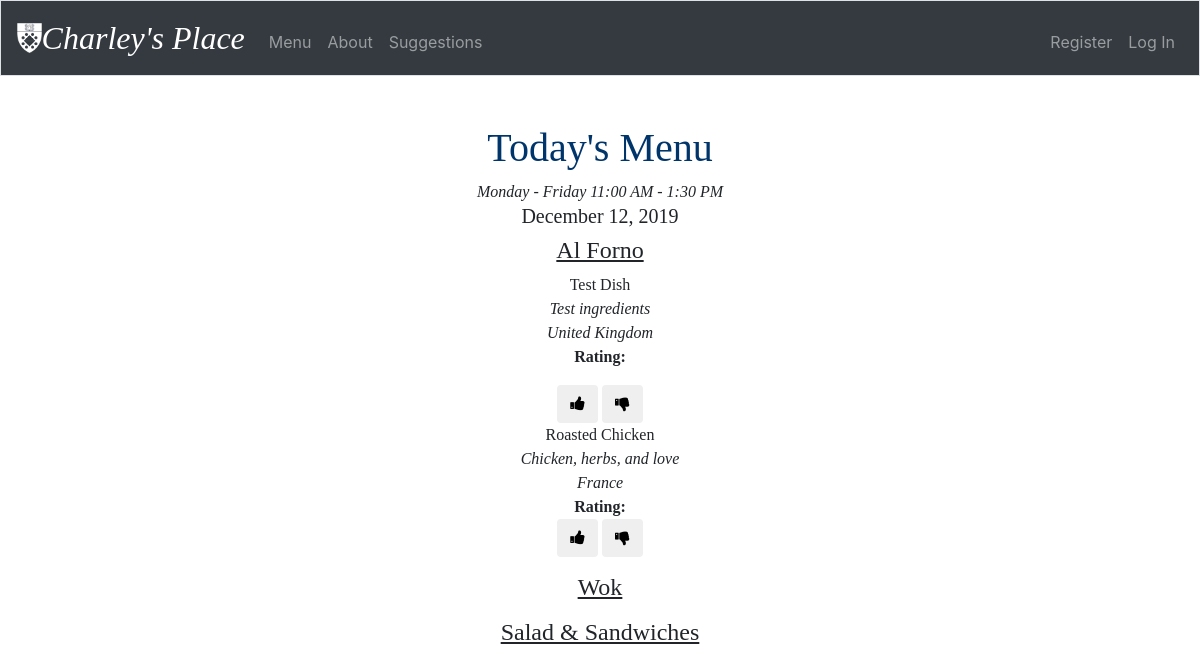
Page /home on the earlier database version.
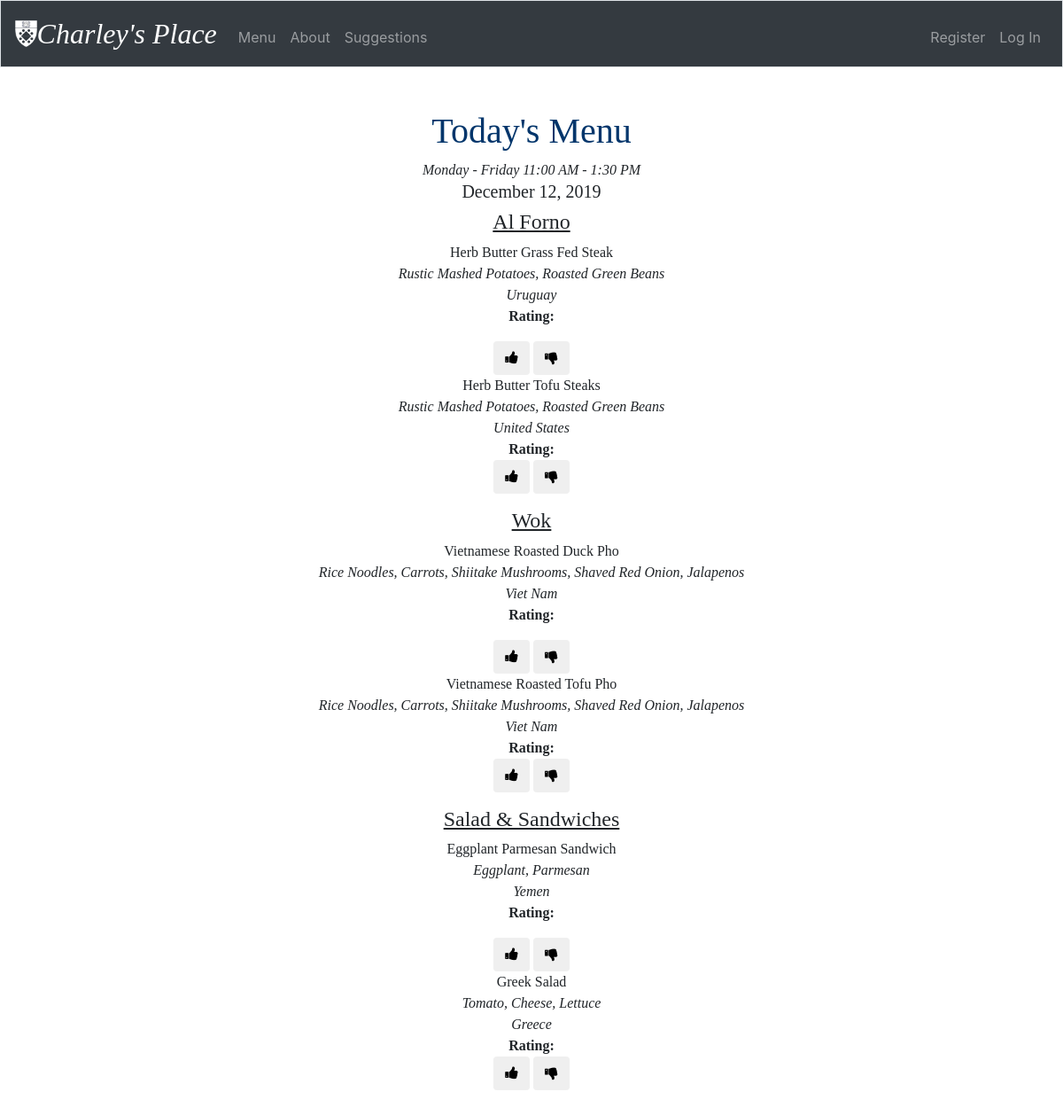
Same page on the later database version.
### tables this page shows
CREATE TABLE 'dishes' ('ID' integer PRIMARY KEY AUTOINCREMENT NOT NULL, 'name' text NOT NULL, 'ingredients' text NOT NULL, 'type' text NOT NULL, 'country_of_origin' text NOT NULL, 'avg_rating' numeric, 'count_reviews' integer, 'creation_date'  date DEFAULT CURRENT_DATE  , 'creation_timestamp'  timestamp DEFAULT CURRENT_TIMESTAMP  , 'likes' INTEGER DEFAULT 0, 'dislikes' INTEGER DEFAULT 0);

### application.py (the view)
@app.route("/home", methods=["GET", "POST"])
def home():
    if request.method == "GET":
        menu = db.execute("SELECT * FROM dishes WHERE ID IN (SELECT dish_ID FROM menu_details WHERE menu_ID IN(SELECT MAX(menu_ID) FROM menu_details))")
        today = datetime.date.today().strftime("%B %d, %Y")
        return render_template("home.html", menu = menu, today = today)
    else:
        rating = request.form.get('rating')
        print(rating[0])
        print(rating)
        return redirect("/complete")

### application.py (called while the page is built)
@app.after_request
def after_request(response):
    response.headers["Cache-Control"] = "no-cache, no-store, must-revalidate"
    response.headers["Expires"] = 0
    response.headers["Pragma"] = "no-cache"
    return response

### templates/home.html (shortened to what this page needs)
{% extends "layout.html" %}
{% block main %}
<h1 class="title">Today's Menu</h1>
<section class ="menu">
<i>Monday - Friday 11:00 AM - 1:30 PM</i>
<h5>{{ today }}</h5>
<h4>Al Forno</h4>
<p>
    {% for row in menu %}
        {% if row['type'] == 'Al Forno' %}
            {{ row['name'] }}
            <br>
            <i>
            {{ row['ingredients'] }}
            <br>
            {{ row['country_of_origin'] }}
            </i>
            <br>
            <b>Rating:</b>
            <form method="post" action="/complete">
            <button type="submit" onclick="like()" input id="likebutton" name=like value={{ row['ID'] }} class="btn like_button"><i class="fa fa-thumbs-up"></i></button>
            <button type="submit" onclick="dislike()" input id="dislikebutton" name=dislike value={{ row['ID'] }} class="btn dislike_button"><i class="fa fa-thumbs-down"></i></button>
            </form>
        {% endif %}
        {% endfor %}
</p>
<h4>Wok</h4>
<p>
    {% for row in menu %}
        {% if row['type'] == 'Wok' %}
            {{ row['name'] }}
            <br>
            <i>
            {{ row['ingredients'] }}
            <br>
            {{ row['country_of_origin'] }}
            </i>
            <br>
            <b>Rating:</b>
            <form method="post" action="/complete">
            <button type="submit" onclick="like()" input id="likebutton" name=like value={{ row['ID'] }} class="btn like_button"><i class="fa fa-thumbs-up"></i></button>
            <button type="submit" onclick="dislike()" input id="dislikebutton" name=dislike value={{ row['ID'] }} class="btn dislike_button"><i class="fa fa-thumbs-down"></i></button>
            </form>
        {% endif %}
    {% endfor %}
</p>
<h4>Salad & Sandwiches</h4>
<p>
    {% for row in menu %}
        {% if row['type'] == 'Salad & Sandwiches' %}
            {{ row['name'] }}
            <br>
            <i>
            {{ row['ingredients'] }}
            <br>
            {{ row['country_of_origin'] }}
            </i>
            <br>
            <b>Rating:</b>
            <form method="post" action="/complete">
            <button type="submit" onclick="like()" input id="likebutton" name=like value={{ row['ID'] }} class="btn like_button"><i class="fa fa-thumbs-up"></i></button>
            <button type="submit" onclick="dislike()" input id="dislikebutton" name=dislike value={{ row['ID'] }} class="btn dislike_button"><i class="fa fa-thumbs-down"></i></button>
            </form>
        {% endif %}
        {% endfor %}
</p>
    {% endblock %}

### templates/layout.html (shortened to what this page needs)
<!DOCTYPE html>
<html lang="en">
    <head>
        <link href="https://maxcdn.bootstrapcdn.com/bootstrap/4.1.3/css/bootstrap.min.css" rel="stylesheet">
        <link href="//maxcdn.bootstrapcdn.com/font-awesome/4.1.0/css/font-awesome.min.css" rel="stylesheet">
        <link href="https://cdnjs.cloudflare.com/ajax/libs/jquery.bootstrapvalidator/0.5.3/css/bootstrapValidator.min.css" rel="stylesheet">
        <link href="/static/styles.css" rel="stylesheet">
    </head>
    <body>
        <nav class="navbar navbar-expand-md navbar-dark bg-dark border">
            <img src="static/yale-som-crest.png" alt="logo"  height="30" class="d-inline-block align-top">
            <a class="navbar-brand" href="/home"><span color="white"><i> Charley's Place</i></span></a>
            <div class="collapse navbar-collapse" id="navbar">
                {% if session.user_id %}
                    <ul class="navbar-nav mr-auto mt-2">
                        <li class="nav-item"><a class="nav-link" href="/home">Menu</a></li>
                        <li class="nav-item"><a class="nav-link" href="/about">About</a></li>
                        <li class="nav-item"><a class="nav-link" href="/suggestions">Suggestions</a></li>
                        <li class="nav-item"><a class="nav-link" href="/dashboard">Dashboard</a></li>
                        <li class="nav-item"><a class="nav-link" href="/form">Create</a></li>
                    </ul>
                    <ul class="navbar-nav ml-auto mt-2">
                        <li class="nav-item"><a class="nav-link" href="/logout">Log Out</a></li>
                    </ul>
                {% else %}
                    <ul class="navbar-nav mr-auto mt-2">
                        <li class="nav-item"><a class="nav-link" href="/home">Menu</a></li>
                        <li class="nav-item"><a class="nav-link" href="/about">About</a></li>
                        <li class="nav-item"><a class="nav-link" href="/suggestions">Suggestions</a></li>
                    </ul>
                    <ul class="navbar-nav ml-auto mt-2">
                        <li class="nav-item"><a class="nav-link" href="/register">Register</a></li>
                        <li class="nav-item"><a class="nav-link" href="/login">Log In</a></li>
                    </ul>
                {% endif %}
            </div>
        </nav>
        <main class="container p-5">
            {% block main %}{% endblock %}
        </main>
    </body>
</html>

### static/styles.css (style rules this page uses)
nav .navbar-brand { font-size: xx-large; font-family: 'YaleNew-Bold'; }
.title { font-family: 'YaleNew-Bold'; color: #00356b; font-size: 40px; }
main { overflow-x: auto; text-align: center; }
.menu { font-family: 'Times New Roman'; }
h4 { text-decoration: underline; }

Differences in the rows shown:
removed dishes: name "Test Dish", ingredients "Test ingredients", country_of_origin "United Kingdom", {{ row['ID'] }} 73 (drawn), shown under "Al Forno"
removed dishes: name "Roasted Chicken", ingredients "Chicken, herbs, and love", country_of_origin "France", {{ row['ID'] }} 75 (drawn), shown under "Al Forno"
added dishes: name "Herb Butter Grass Fed Steak", ingredients "Rustic Mashed Potatoes, Roasted Green Beans", country_of_origin "Uruguay", {{ row['ID'] }} 77 (drawn), shown under "Al Forno"
added dishes: name "Herb Butter Tofu Steaks", ingredients "Rustic Mashed Potatoes, Roasted Green Beans", country_of_origin "United States", {{ row['ID'] }} 78 (drawn), shown under "Al Forno"
added dishes: name "Vietnamese Roasted Duck Pho", ingredients "Rice Noodles, Carrots, Shiitake Mushrooms, Shaved Red Onion, Jalapenos", country_of_origin "Viet Nam", {{ row['ID'] }} 79 (drawn), shown under "Wok"
added dishes: name "Vietnamese Roasted Tofu Pho", ingredients "Rice Noodles, Carrots, Shiitake Mushrooms, Shaved Red Onion, Jalapenos", country_of_origin "Viet Nam", {{ row['ID'] }} 80 (drawn), shown under "Wok"
added dishes: name "Eggplant Parmesan Sandwich", ingredients "Eggplant, Parmesan", country_of_origin "Yemen", {{ row['ID'] }} 81 (drawn), shown under "Salad & Sandwiches"
added dishes: name "Greek Salad", ingredients "Tomato, Cheese, Lettuce", country_of_origin "Greece", {{ row['ID'] }} 82 (drawn), shown under "Salad & Sandwiches"
